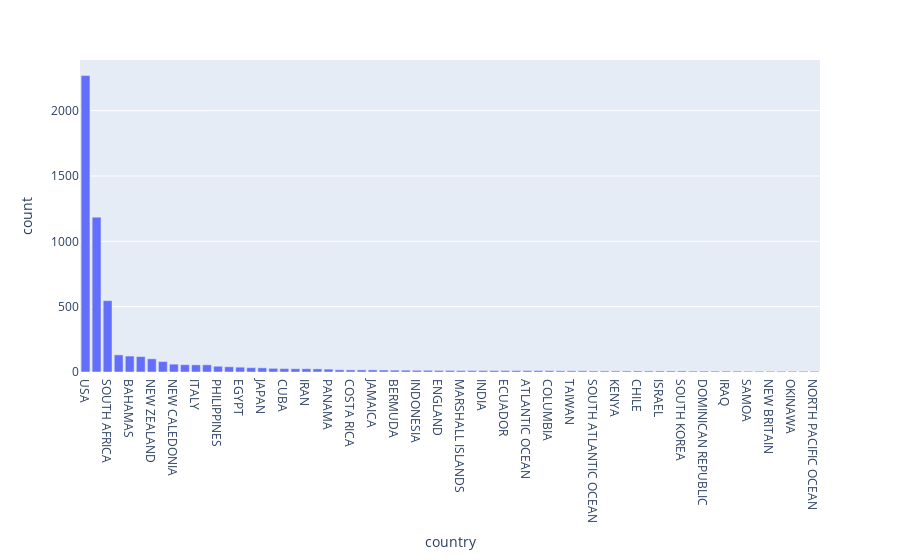

Notebook source saved alongside this figure:
### Code cell
attack_x_country = df_shark['country'].value_counts().sort_values(ascending=False).reset_index()
attack_x_country = attack_x_country[attack_x_country['count'] > 5]
px.bar(attack_x_country, x='country', y='count')

### Figure 1 — Plotly figure (JSON) as saved in the notebook; plotly's stock layout.template omitted (floating-point values rounded to 4 significant figures)
{"data": [{"alignmentgroup": "True", "hovertemplate": "country=%{x}<br>count=%{y}<extra></extra>", "legendgroup": "", "marker": {"color": "#636efa", "pattern": {"shape": ""}}, "name": "", "offsetgroup": "", "orientation": "v", "showlegend": false, "textposition": "auto", "type": "bar", "x": ["USA", "AUSTRALIA", "SOUTH AFRICA", "PAPUA NEW GUINEA", "BAHAMAS", "BRAZIL", "NEW ZEALAND", "MEXICO", "NEW CALEDONIA", "REUNION", "ITALY", "FIJI", "PHILIPPINES", "MOZAMBIQUE", "EGYPT", "FRENCH POLYNESIA", "JAPAN", "SPAIN", "CUBA", "HONG KONG", "IRAN", "SOLOMON ISLANDS", "PANAMA", "CROATIA", "COSTA RICA", "TONGA", "JAMAICA", "PACIFIC OCEAN", "BERMUDA", "GREECE", "INDONESIA", "THAILAND", "ENGLAND", "UNITED KINGDOM", "MARSHALL ISLANDS", "TURKEY", "INDIA", "VIETNAM", "ECUADOR", "SENEGAL", "ATLANTIC OCEAN", "VANUATU", "COLUMBIA", "NEW GUINEA", "TAIWAN", "VENEZUELA", "SOUTH ATLANTIC OCEAN", "SEYCHELLES", "KENYA", "TANZANIA", "CHILE", "SRI LANKA", "ISRAEL", "MAURITIUS", "SOUTH KOREA", "SCOTLAND", "DOMINICAN REPUBLIC", "CANADA", "IRAQ", "CARIBBEAN SEA", "SAMOA", "CHINA", "NEW BRITAIN", "SOMALIA", "OKINAWA", "MADAGASCAR", "NORTH PACIFIC OCEAN"], "xaxis": "x", "y": [2268, 1185, 546, 131, 122, 118, 101, 80, 60, 56, 55, 55, 44, 40, 37, 33, 32, 28, 26, 25, 25, 24, 22, 17, 16, 16, 16, 15, 14, 14, 13, 13, 12, 12, 11, 11, 11, 11, 11, 11, 11, 11, 10, 9, 9, 9, 8, 8, 8, 8, 8, 8, 8, 8, 8, 7, 7, 7, 7, 7, 6, 6, 6, 6, 6, 6, 6], "yaxis": "y"}], "layout": {"barmode": "relative", "legend": {"tracegroupgap": 0}, "margin": {"t": 60}, "xaxis": {"anchor": "y", "domain": [0, 1], "title": {"text": "country"}}, "yaxis": {"anchor": "x", "domain": [0, 1], "title": {"text": "count"}}}}
